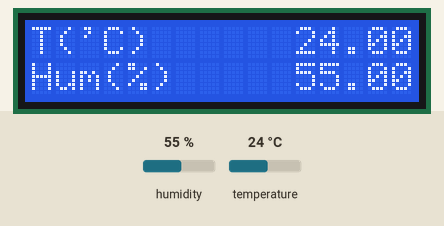
Bench run of a sketch on a simulated Arduino Uno, built with avr-gcc and run on an emulated ATmega328P. Shown: 16×2 character LCD. The test bench sets the inputs (shaded band); at power-on: humidity 55 %, temperature 24 °C.

Above: at 1.2 s.
1.3 s: humidity set to 22 %
At 3.4 s:
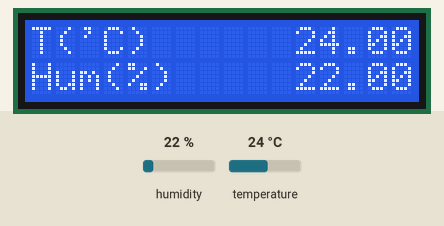
4.0 s: temperature set to 12 °C
At 4.7 s:
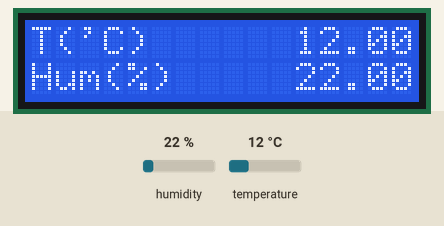
6.7 s: humidity set to 40 %
At 9.4 s:
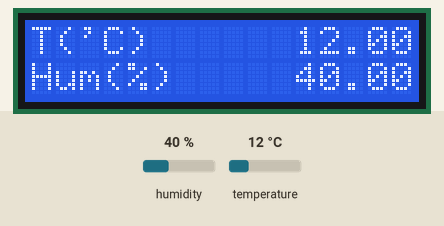
9.7 s: temperature set to 19 °C
At 10.9 s:
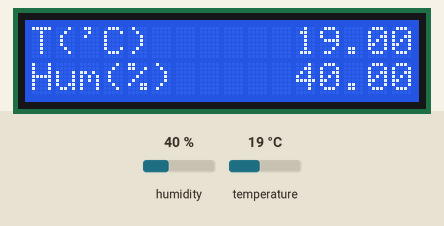
Timing chart, 0 to 12.7 s (numbered marks = the images above; inputs shaded):
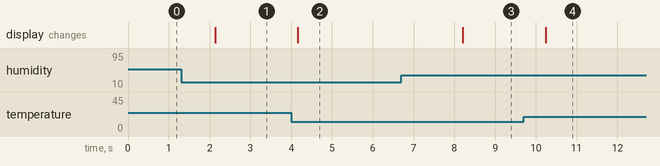

Measured:
- after the input at 1.3 s, the display: changes after 0.83 s (image 1)
- after the input at 4.0 s, the display: changes after 0.16 s (image 2)
- after the input at 6.7 s, the display: changes after 1.5 s (image 3)
- after the input at 9.7 s, the display: changes after 0.54 s (image 4)

The sketch:

dht_lcd.ino
```cpp
#include <DHT.h>
#include <Adafruit_BMP085.h>
#include <Wire.h>
#include <LCD.h>
#include <LiquidCrystal_I2C.h>

// Порты LCD
#define LCD_I2C_ADDR    0x27 // Define I2C Address where the PCF8574T is
#define BACKLIGHT     3
#define LCD_EN  2
#define LCD_RW  1
#define LCD_RS  0
#define LCD_D4  4
#define LCD_D5  5
#define LCD_D6  6
#define LCD_D7  7

LiquidCrystal_I2C       lcd(LCD_I2C_ADDR, LCD_EN, LCD_RW, LCD_RS, LCD_D4, LCD_D5, LCD_D6, LCD_D7);

// Датчики
Adafruit_BMP085         bmp;
DHT                     dht(8, DHT22);

void setup() {
  lcd.begin(16, 2);
  lcd.setBacklightPin(BACKLIGHT, POSITIVE);
  lcd.setBacklight(HIGH);
  lcd.clear();
  lcd.home();
  // "Запуск" DHT11
  dht.begin();
  // Шаблон для дисплея
  lcd.setCursor(0, 0);
  lcd.print("T('C) ");
  lcd.setCursor(0, 1);
  lcd.print("Hum(%)");
}

void loop() {
  float flt;
  char Str[10] = "";
  // Данные с BMP180
  flt = dht.readTemperature();
  // Вывод температуры
  lcd.setCursor(6, 0);
  dtostrf(flt, 10, 2, Str);
  lcd.print(Str);
  // Данные с DHT11
  flt = dht.readHumidity();
  // Вывод влажности
  dtostrf(flt, 10, 2, Str);
  lcd.setCursor(6, 1);
  lcd.print(Str);
  // Задержка
  delay(2000);
}
```
